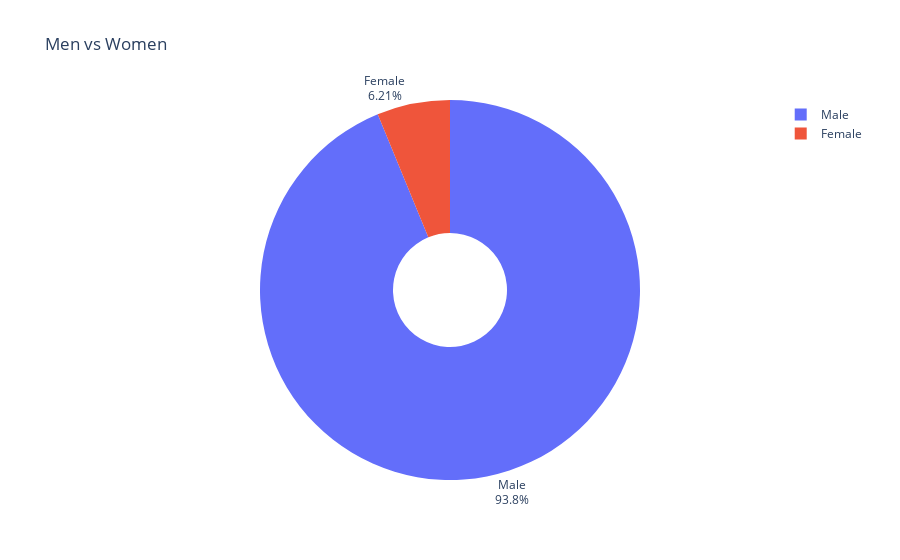

The cell this chart's notebook holds for it:
### Markdown cell above
# Who were the first 3 Women to Win the Nobel Prize?

**Challenge**: 
* What are the names of the first 3 female Nobel laureates? 
* What did the win the prize for? 
* What do you see in their `birth_country`? Were they part of an organisation?

### Code cell
fig = px.pie(labels=labels, values=values ,names=['Male', 'Female'] , title="Men vs Women",hole=.3)
fig.update_traces(textposition='outside', textinfo='percent+label')
fig.show()

### Figure 1 — Plotly figure (JSON) as saved in the notebook; plotly's stock layout.template omitted (floating-point values rounded to 4 significant figures)
{"data": [{"domain": {"x": [0, 1], "y": [0, 1]}, "hole": 0.3, "hovertemplate": "label=%{label}<br>value=%{value}<extra></extra>", "labels": ["Male", "Female"], "legendgroup": "", "name": "", "showlegend": true, "textinfo": "percent+label", "textposition": "outside", "type": "pie", "values": [876, 58]}], "layout": {"legend": {"tracegroupgap": 0}, "title": {"text": "Men vs Women"}}}
